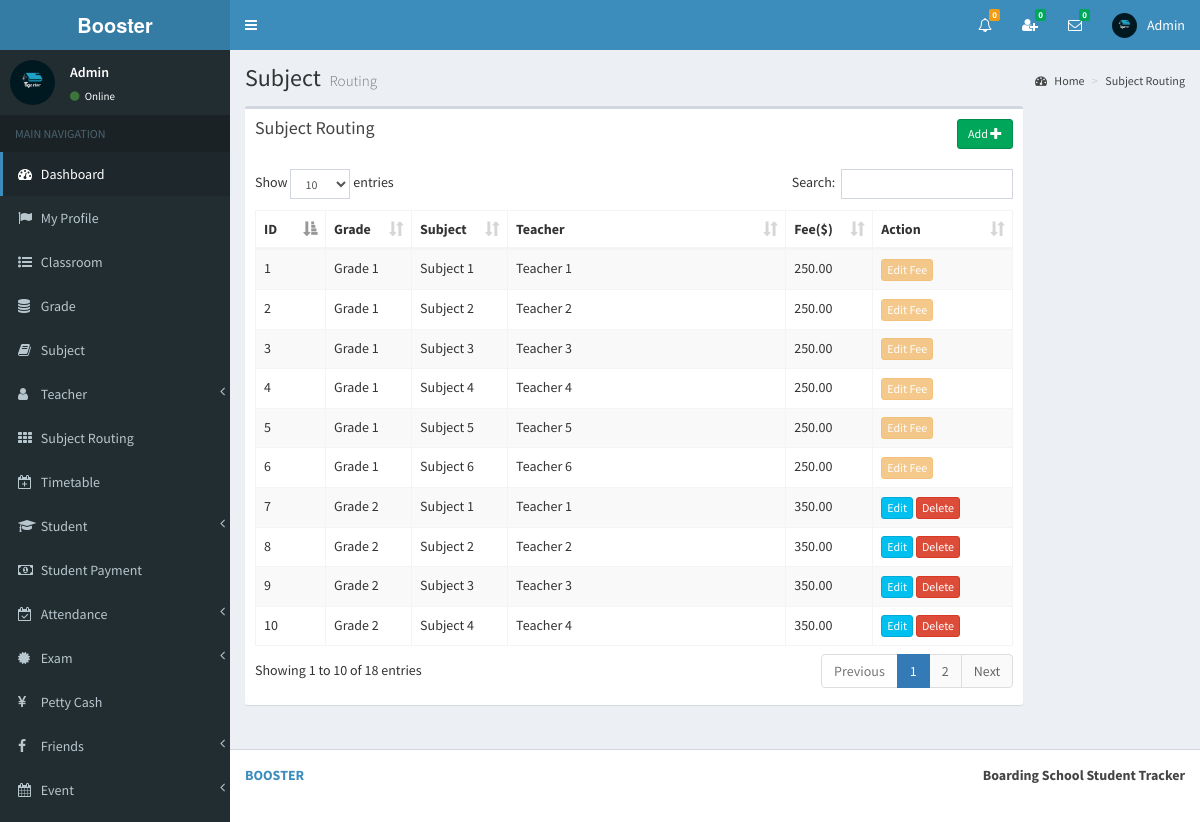
Page /view/subject_routing.php (signed in) on the committed database.
### tables this page shows
CREATE TABLE `subject_routing` (
  `id` int(11) NOT NULL,
  `grade_id` int(11) NOT NULL,
  `subject_id` int(11) NOT NULL,
  `teacher_id` int(11) NOT NULL,
  `fee` double(11,2) NOT NULL
);

CREATE TABLE `grade` (
  `id` int(11) NOT NULL,
  `name` varchar(255) NOT NULL,
  `admission_fee` double(11,2) NOT NULL,
  `hall_charge` int(11) NOT NULL
);

CREATE TABLE `subject` (
  `id` int(11) NOT NULL,
  `name` varchar(255) NOT NULL
);

CREATE TABLE `teacher` (
  `id` int(11) NOT NULL,
  `full_name` varchar(255) NOT NULL,
  `i_name` varchar(255) NOT NULL,
  `gender` varchar(255) NOT NULL,
  `address` varchar(255) NOT NULL,
  `phone` varchar(255) NOT NULL,
  `email` varchar(255) NOT NULL,
  `image_name` varchar(255) NOT NULL,
  `index_number` bigint(11) NOT NULL,
  `reg_date` date NOT NULL
);

### view/subject_routing.php (the view, shortened to what this page needs)
<?php include_once('head.php'); ?>
<?php include_once('header_admin.php'); ?>
<?php include_once('sidebar.php'); ?>
<div class="content-wrapper">
    <section class="content-header">
    	<h1>
        	Subject
            <small>Routing</small>
        </h1>
        <ol class="breadcrumb">
        	<li><a href="#"><i class="fa fa-dashboard"></i> Home</a></li>
            <li><a href="#">Subject Routing</a></li>
        </ol>
	</section>
	<section class="content" >
    	<div class="row" id="table1">
        	<div class="col-md-10">
            	<div class="box">
                	<div class="box-header">
                 		<a href="#modalInsertform" onClick="" class="btn btn-success btn-sm pull-right" data-id="<?php echo $row["id"]; ?>" data-toggle="modal">Add <span class="glyphicon glyphicon-plus"></span></a>
                  		<h3 class="box-title">Subject Routing</h3>
                	</div>
                	<div class="box-body table-responsive">
                		<table id="example1" class="table table-bordered table-striped">
                            <thead>
                                <th class="col-md-1">ID</th>
                                <th class="col-md-1">Grade</th>
                                <th class="col-md-1">Subject</th>
                                <th class="col-md-4">Teacher</th>
                                <th class="col-md-1">Fee($)</th>
                                <th class="col-md-2">Action</th>
                            </thead>
                        	<tbody>
<?php
include_once('../controller/config.php');
$sql="select subject_routing.id as sr_id,subject_routing.fee as s_fee,grade.name as g_name,subject.name as s_name,teacher.i_name as t_name
	  from subject_routing
      inner join grade
      on subject_routing.grade_id=grade.id
      inner join subject
      on subject_routing.subject_id=subject.id
      inner join teacher
      on subject_routing.teacher_id=teacher.id";
$result=mysqli_query($conn,$sql);
$count = 0;
if(mysqli_num_rows($result) > 0) {
	while($row=mysqli_fetch_assoc($result)){
		$count++;
		$sr_id=$row['sr_id'];
?>
                                <tr>
                                    <td><?php echo $count; ?></td>
               <td id="td1_<?php echo $row['sr_id']; ?>"><?php echo $row['g_name']; ?></td>
               <td id="td2_<?php echo $row['sr_id']; ?>"><?php echo $row['s_name']; ?></td>
               <td id="td3_<?php echo $row['sr_id']; ?>"><?php echo $row['t_name']; ?></td>
               <td id="td4_<?php echo $count; ?>"><?php echo $row['s_fee']; ?></td>
                                    <td id="action_<?php echo $count; ?>">
<?php
$sql1="SELECT * FROM student_subject WHERE sr_id='$sr_id'";
$result1=mysqli_query($conn,$sql1);
if(mysqli_num_rows($result1) > 0) {
	echo '<a href="#" id="edit1_sfee_'.$count.'" onClick="editSubjectFee(this)" class="btn btn-warning btn-xs cant-edit" data-id="'.$sr_id.','.$count.','.$row["s_fee"].'" >Edit Fee</a>';
}else{
	echo '<a href="#modalUpdateform" id="edit_sfee_'.$count.'" onClick="showModal(this)" class="btn btn-info btn-xs" data-id="'.$sr_id.','.$count.'" data-toggle="modal">Edit</a>';
	echo ' <a href="#" class="confirm-delete btn btn-danger btn-xs" id="delete_sfee_'.$count.'" data-id="'.$sr_id.'">Delete</a>';
}
?>
                               		</td>
                            	</tr>
<?php } } ?>
                        	</tbody>
                    	</table>
                	</div>
            	</div>
        	</div>
    	</div>
	</section>
</div>
<?php include_once('footer.php');?>

### view/header_admin.php (shortened to what this page needs)
<body class="hold-transition skin-blue sidebar-mini" >
<div class="wrapper">
  <header class="main-header" >
    <a href="" class="logo">
      <span class="logo-lg"><strong>Booster</strong></span>
    </a>
    <nav class="navbar navbar-static-top">
		<a href="#" class="sidebar-toggle" data-toggle="offcanvas" role="button">
       	</a>
		<div class="navbar-custom-menu">
			<ul class="nav navbar-nav">
              <li class="dropdown notifications-menu">
                <a href="#" class="dropdown-toggle" data-toggle="dropdown">
                  <i class="fa fa-bell-o"></i>
<?php
include_once('../controller/config.php');
$my_type=$_SESSION["type"];
if($my_type == 'Admin'){
	$sql1="SELECT COUNT(id) FROM main_notifications WHERE _isread='0'";
	$result1=mysqli_query($conn,$sql1);
	$row1=mysqli_fetch_assoc($result1);
	$notfi_count=$row1['COUNT(id)'];
?>
                  <span class="label label-warning"><?php echo $notfi_count; ?></span>
                </a>
              </li>
<?php }  ?>
<?php
include_once('../controller/config.php');
$my_index=$_SESSION["index_number"];
$my_type=$_SESSION["type"];
$sql="SELECT count(id)
      FROM my_friends
      WHERE my_index='$my_index' AND _status='Pending' AND _isread='0'";
$result=mysqli_query($conn,$sql);
$row=mysqli_fetch_assoc($result);
$unread_count=$row['count(id)'];
?>
              <li class="dropdown messages-menu"  id="friend_request">
              	<a href="#" class="dropdown-toggle" data-toggle="dropdown" onClick="showFriendRequest('<?php echo $my_index; ?>','<?php echo $my_type; ?>')">
                  <i class="fa fa-user-plus"></i>
                  <span class="label label-success"><?php echo $unread_count; ?></span>
                </a>
              </li>
<?php
include_once('../controller/config.php');
$my_index=$_SESSION["index_number"];
$unread_msg_count=0;
$sql="SELECT * FROM my_friends WHERE my_index='$my_index'";
$result=mysqli_query($conn,$sql);
while($row=mysqli_fetch_assoc($result)){
	$friend_index=$row['friend_index'];
	$sql1="SELECT count(id)
		  FROM online_chat
		  WHERE user_index='$friend_index' AND _isread='0'";
	$result1=mysqli_query($conn,$sql1);
	$row1=mysqli_fetch_assoc($result1);
	$unread_msg_count+=$row1['count(id)'];
}
?>
              <li class="dropdown messages-menu" id="unread_msg">
                <a href="#" class="dropdown-toggle" data-toggle="dropdown" >
                  <i class="fa fa-envelope-o"></i>
                  <span class="label label-success"><?php echo $unread_msg_count; ?></span>
                </a>
<?php
include_once('../controller/config.php');
$index=$_SESSION["index_number"];
$type=$_SESSION["type"];
$time='';
$file_path='';
	$sql="SELECT
           DISTINCT conversation_id,friend_index
           FROM
              my_friends
           WHERE
              	my_index='$index'
           ORDER BY
              conversation_id";
	$result=mysqli_query($conn,$sql);
	while($row=mysqli_fetch_assoc($result)){
		$conversation_id=$row['conversation_id'];
		$friend_index=$row['friend_index'];
		$sql3="SELECT * FROM my_friends WHERE conversation_id='$conversation_id' and friend_index='$friend_index'";
		$result3=mysqli_query($conn,$sql3);
		$row3=mysqli_fetch_assoc($result3);
		$friend_type=$row3['friend_type'];
		if($friend_type == "Admin"){
			$sql1="SELECT * FROM admin WHERE index_number='$friend_index'";
			$result1=mysqli_query($conn,$sql1);
			$row1=mysqli_fetch_assoc($result1);
			$friend_name=$row1['i_name'];
			$friend_image=$row1['image_name'];
		}
		if($friend_type == "Teacher"){
			$sql1="SELECT * FROM teacher WHERE index_number='$friend_index'";
			$result1=mysqli_query($conn,$sql1);
			$row1=mysqli_fetch_assoc($result1);
			$friend_name=$row1['i_name'];
			$friend_image=$row1['image_name'];
		}
		if($friend_type == "Student"){
			$sql1="SELECT * FROM student WHERE index_number='$friend_index'";
			$result1=mysqli_query($conn,$sql1);
			$row1=mysqli_fetch_assoc($result1);
			$friend_name=$row1['i_name'];
			$friend_image=$row1['image_name'];
		}
		$sql2="SELECT * FROM online_chat WHERE conversation_id='$conversation_id' ORDER BY id DESC LIMIT 1";
		$result2=mysqli_query($conn,$sql2);
		while($row2=mysqli_fetch_assoc($result2)){
			$last_msg=$row2['msg'];
			$msg_time=$row2['time'];
			$datetime1 = new DateTime($msg_time);
			$datetime2 = new DateTime();
			$interval = $datetime1->diff($datetime2);
			$year = $interval->format('%y y ');
			$month = $interval->format('%m m ');
			$days = $interval->format('%a d');
			$hours = $interval->format('%h h');
			$minutes = $interval->format('%i mins');
			$seconds = $interval->format('%s sec');
			if($year>0){
				$time=$year;
			}else if($month>0){
				$time=$month;
			}else if($days>0){
				$time=$days;
			}else if($hours>0){
				$time=$hours;
			}else if($minutes>0){
				$time=$minutes;
			}else{
				$time=$seconds;
			}
			if($type=="Admin"){
				$file_path="my_friends.php?do=showChatBox&my_index=$index&conversation_id=$conversation_id&friend_index=$friend_index&my_type=$type";
			}
			if($type=="Teacher"){
				$file_path="my_friends2.php?do=showChatBox&my_index=$index&conversation_id=$conversation_id&friend_index=$friend_index&my_type=$type";
			}
			if($type=="Student"){
				$file_path="my_friends1.php?do=showChatBox&my_index=$index&conversation_id=$conversation_id&friend_index=$friend_index&my_type=$type";
			}
?>
                      <li>
                        <a href="<?php echo $file_path; ?>" onClick="msgRead('<?php echo $index; ?>','<?php echo $conversation_id; ?>','<?php echo $friend_index; ?>','<?php echo $type; ?>')">
                          <div class="pull-left">
                            <img src="../<?php echo $friend_image; ?>" class="img-circle" alt="User Image">
                          </div>
                          <h4>
                            <?php echo $friend_name; ?>
                            <small><i class="fa fa-clock-o"></i> <?php echo $time; ?></small>
                          </h4>
                          <p><?php echo $last_msg; ?></p>
                        </a>
                      </li>
 <?php } } ?>
              </li>
<?php
include_once('../controller/config.php');
if($type=="Admin"){
	$sql="SELECT * FROM admin where index_number='$index'";
	$result=mysqli_query($conn,$sql);
	$row=mysqli_fetch_assoc($result);
}
?>
            	<li class="dropdown user user-menu">
                    <a href="#" class="dropdown-toggle" data-toggle="dropdown">
                      <img src="../<?php echo $row['image_name']; ?>" class="user-image" alt="User Image">
                      <span class="hidden-xs"><?php echo $row['i_name']; ?></span>
                    </a>
              </li>
            </ul>
        </div>
	</nav>
  </header>

### view/sidebar.php (shortened to what this page needs)
  <aside class="main-sidebar">
    <section class="sidebar">
<?php
include_once('../controller/config.php');
$index=$_SESSION["index_number"];
$sql="SELECT * FROM admin WHERE index_number='$index'";
$result=mysqli_query($conn,$sql);
$row=mysqli_fetch_assoc($result);
$name=$row['i_name'];
$image=$row['image_name'];
?>
      <div class="user-panel">
      	<div class="pull-left image">
        	<img src="../<?php echo $image; ?>" class="img-circle" alt="User Image">
        </div>
        <div class="pull-left info">
        	<p><?php echo $name; ?></p>
            <a href="#"><i class="fa fa-circle text-success"></i> Online</a>
        </div>
      </div>
      <ul class="sidebar-menu">
        <li class="header">MAIN NAVIGATION</li>
        <li class="active treeview">
          <a href="dashboard.php">
            <i class="fa fa-dashboard"></i> <span>Dashboard</span>
          </a>
        </li>
         <li>
          <a href="admin_profile.php">
            <i class="fa fa-flag"></i> <span>My Profile</span>
          </a>
        </li>
        <li>
          <a href="class_room.php">
            <i class="fa fa-list-ul"></i> <span>Classroom</span>
          </a>
        </li>
        <li>
          <a href="grade.php">
            <i class="fa fa-database"></i> <span>Grade</span>
          </a>
        </li>
        <li>
          <a href="subject.php">
            <i class="fa fa-book"></i> <span>Subject</span>
          </a>
        </li>
        <li class="treeview">
          <a href="#">
            <i class="fa fa-user" aria-hidden="true"></i>
            <span>Teacher</span>
            <span class="pull-right-container">
              <i class="fa fa-angle-left pull-right"></i>
            </span>
          </a>
        </li>
        <li>
          <a href="subject_routing.php">
            <i class="fa fa-th"></i> <span>Subject Routing</span>
          </a>
        </li>
        <li>
          <a href="timetable.php">
            <i class="fa fa-calendar-plus-o"></i> <span>Timetable</span>
          </a>
        </li>
        <li class="treeview">
          <a href="#">
            <i class="fa fa-graduation-cap"></i>
            <span>Student</span>
            <span class="pull-right-container">
              <i class="fa fa-angle-left pull-right"></i>
            </span>
          </a>
        </li>
        <li>
          <a href="student_payment.php">
            <i class="fa fa-money"></i> <span>Student Payment</span>
          </a>
        </li>
         <li class="treeview">
          <a href="#">
            <i class="fa fa-calendar-check-o"></i>
            <span>Attendance</span>
            <span class="pull-right-container">
              <i class="fa fa-angle-left pull-right"></i>
            </span>
          </a>
        </li>
        <li class="treeview">
          <a href="#">
            <i class="fa fa-certificate"></i>
            <span>Exam</span>
            <span class="pull-right-container">
              <i class="fa fa-angle-left pull-right"></i>
            </span>
          </a>
        </li>
        <li>
          <a href="petty_cash.php">
            <i class="fa fa-yen"></i> <span>Petty Cash</span>
          </a>
        </li>
        <li class="treeview">
          <a href="#">
            <i class="fa fa-facebook"></i>
            <span>Friends</span>
            <span class="pull-right-container">
              <i class="fa fa-angle-left pull-right"></i>
            </span>
          </a>
        </li>
        <li class="treeview">
          <a href="#">
            <i class="fa fa-calendar"></i>
            <span>Event</span>
            <span class="pull-right-container">
              <i class="fa fa-angle-left pull-right"></i>
            </span>
          </a>
        </li>
      </ul>
    </section>
  </aside>

### rows in the picture
subject_routing: grade.name "Grade 1", subject.name "Subject 1", teacher.i_name "Teacher 1", fee "250.00"
subject_routing: grade.name "Grade 1", subject.name "Subject 2", teacher.i_name "Teacher 2", fee "250.00"
subject_routing: grade.name "Grade 1", subject.name "Subject 3", teacher.i_name "Teacher 3", fee "250.00"
subject_routing: grade.name "Grade 1", subject.name "Subject 4", teacher.i_name "Teacher 4", fee "250.00"
subject_routing: grade.name "Grade 1", subject.name "Subject 5", teacher.i_name "Teacher 5", fee "250.00"
subject_routing: grade.name "Grade 1", subject.name "Subject 6", teacher.i_name "Teacher 6", fee "250.00"
subject_routing: grade.name "Grade 2", subject.name "Subject 1", teacher.i_name "Teacher 1", fee "350.00"
subject_routing: grade.name "Grade 2", subject.name "Subject 2", teacher.i_name "Teacher 2", fee "350.00"
subject_routing: grade.name "Grade 2", subject.name "Subject 3", teacher.i_name "Teacher 3", fee "350.00"
subject_routing: grade.name "Grade 2", subject.name "Subject 4", teacher.i_name "Teacher 4", fee "350.00"

### other values in the picture
$notfi_count "0"
$unread_count "0"
$unread_msg_count "0"
$row['i_name'] "Admin"
$name "Admin"
